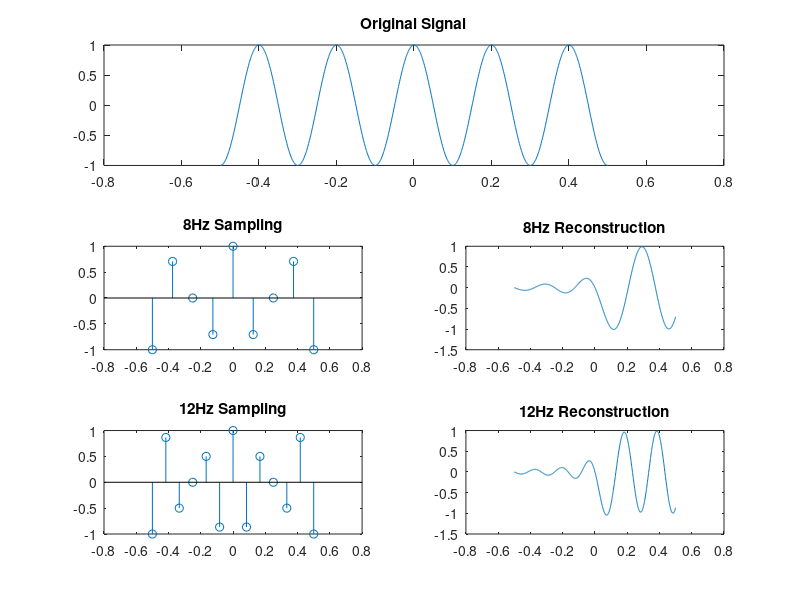

Here is the MATLAB script that generated this plot:
f0 = 5; 

t = -0.5:0.001:0.5;
y = cos(2*pi*f0*t); % original signal

%%% sampling by 8 Hz %%%
f1 = 8;
t1 = -0.5:1/f1:0.5;

yn_1 = cos(2*pi*f0*t1);
yr_1 = zeros(1, length(t));

for i = 1:length(t1)
    yr_1 = yr_1 + yn_1(i)*sinc(t*f1 - i);
end

%%% sampling by 12 Hz %%%
f2 = 12;
t2 = -0.5:1/f2:0.5;

yn_2 = cos(2*pi*f0*t2);
yr_2 = zeros(1, length(t));

for i = 1:length(t2)
    yr_2 = yr_2 + yn_2(i)*sinc((t - i/f2)*f2);
end


subplot(3, 2, [1,2])
plot(t, y)
title('Original Signal')

subplot(3, 2, 3)
stem(t1, yn_1)
title('8Hz Sampling')

subplot(3, 2, 4)
plot(t, yr_1)
title('8Hz Reconstruction')

subplot(3,2,5)
stem(t2, yn_2)
title('12Hz Sampling')

subplot(3, 2, 6)
plot(t, yr_2)
title('12Hz Reconstruction')
